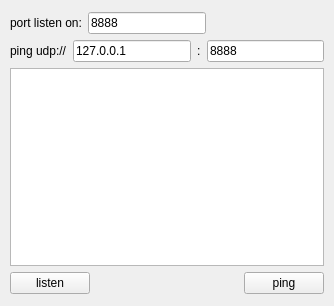
<?xml version="1.0" encoding="UTF-8"?>
<ui version="4.0">
 <class>QUdpPing</class>
 <widget class="QWidget" name="QUdpPing">
  <property name="geometry">
   <rect>
    <x>0</x>
    <y>0</y>
    <width>334</width>
    <height>306</height>
   </rect>
  </property>
  <property name="windowTitle">
   <string>QUdpPing</string>
  </property>
  <widget class="QWidget" name="">
   <property name="geometry">
    <rect>
     <x>10</x>
     <y>12</y>
     <width>314</width>
     <height>282</height>
    </rect>
   </property>
   <layout class="QVBoxLayout" name="verticalLayout">
    <item>
     <layout class="QHBoxLayout" name="horizontalLayout">
      <item>
       <widget class="QLabel" name="label">
        <property name="text">
         <string>port listen on:</string>
        </property>
       </widget>
      </item>
      <item>
       <widget class="QLineEdit" name="inpListen">
        <property name="text">
         <string>8888</string>
        </property>
       </widget>
      </item>
      <item>
       <spacer name="horizontalSpacer">
        <property name="orientation">
         <enum>Qt::Horizontal</enum>
        </property>
        <property name="sizeHint" stdset="0">
         <size>
          <width>40</width>
          <height>20</height>
         </size>
        </property>
       </spacer>
      </item>
     </layout>
    </item>
    <item>
     <layout class="QHBoxLayout" name="horizontalLayout_2">
      <item>
       <widget class="QLabel" name="label_2">
        <property name="text">
         <string>ping udp://</string>
        </property>
       </widget>
      </item>
      <item>
       <widget class="QLineEdit" name="inpIp">
        <property name="text">
         <string>127.0.0.1</string>
        </property>
       </widget>
      </item>
      <item>
       <widget class="QLabel" name="label_3">
        <property name="text">
         <string>:</string>
        </property>
       </widget>
      </item>
      <item>
       <widget class="QLineEdit" name="inpPort">
        <property name="text">
         <string>8888</string>
        </property>
       </widget>
      </item>
     </layout>
    </item>
    <item>
     <widget class="QTextBrowser" name="textBrowser"/>
    </item>
    <item>
     <layout class="QHBoxLayout" name="horizontalLayout_3">
      <item>
       <widget class="QPushButton" name="btnListen">
        <property name="text">
         <string>listen</string>
        </property>
       </widget>
      </item>
      <item>
       <spacer name="horizontalSpacer_2">
        <property name="orientation">
         <enum>Qt::Horizontal</enum>
        </property>
        <property name="sizeHint" stdset="0">
         <size>
          <width>138</width>
          <height>20</height>
         </size>
        </property>
       </spacer>
      </item>
      <item>
       <widget class="QPushButton" name="btnPing">
        <property name="text">
         <string>ping</string>
        </property>
       </widget>
      </item>
     </layout>
    </item>
   </layout>
  </widget>
 </widget>
 <resources/>
 <connections/>
</ui>
